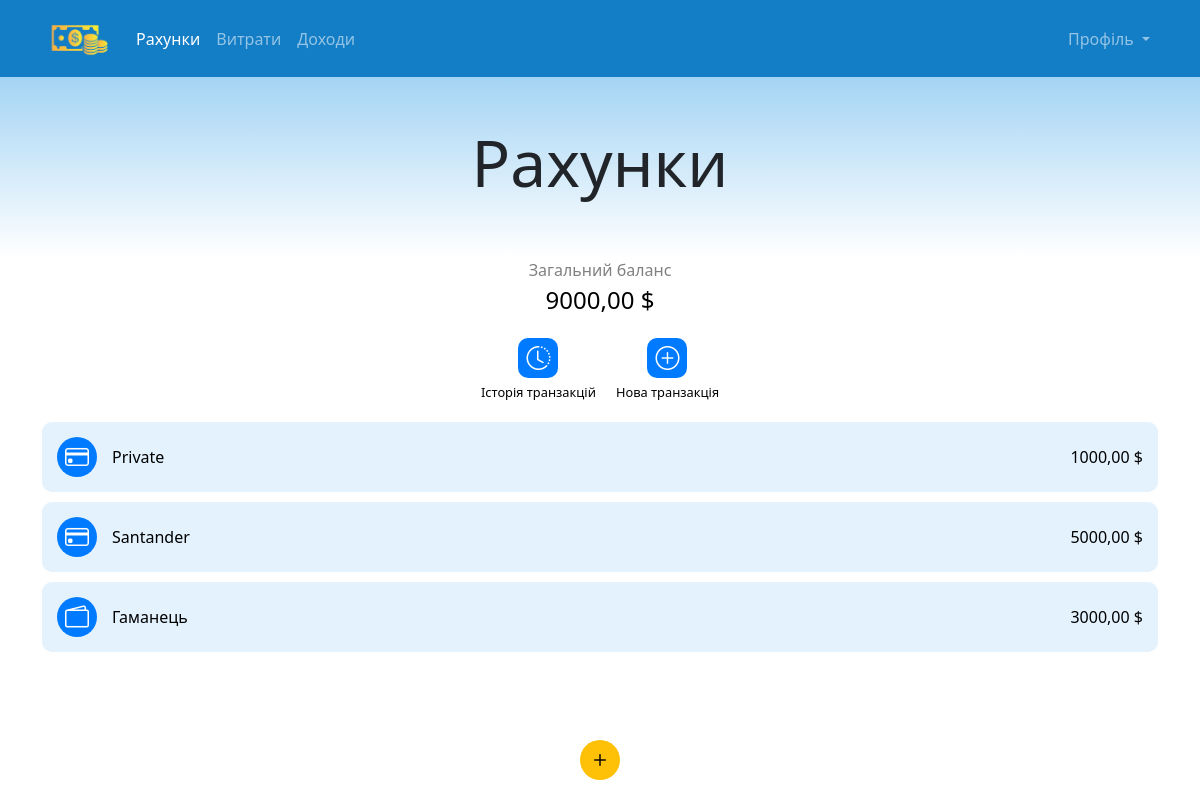
The app's page /finance/accounts/ (signed in) with its own data.
### finance/models.py (models this page shows, shortened)
class Account(models.Model):
    user = models.ForeignKey(User, on_delete=models.CASCADE)
    account_name = models.CharField(max_length=100, blank=False, null=False)
    account_amount = models.DecimalField(max_digits=10, decimal_places=2, blank=False, null=False)
    date_and_time_of_creation = models.DateTimeField(auto_now_add=True)
    category = models.ForeignKey(AccountCategory, on_delete=models.CASCADE, blank=False, null=False)
    is_active = models.BooleanField(default=True)
    class Meta:
        verbose_name = 'Рахунок'
        verbose_name_plural = 'Рахунки'

### pages/models.py (models this page shows, shortened)
class AccountCategory(models.Model):
    category_name = models.CharField(max_length=50, blank=False, null=False)
    icon_name = models.CharField(max_length=50, blank=False, null=False)
    class Meta:
        verbose_name = 'Категорія рахунків'
        verbose_name_plural = 'Категорії рахунків'

### finance/views.py (the view)
# urls.py: path('accounts/', views.accounts, name='accounts'),
@login_required
def accounts(request):
    user_accounts = Account.objects.filter(user=request.user, is_active=True).order_by('date_and_time_of_creation')
    total_balance = sum(account.account_amount for account in user_accounts)
    profile = request.user.profile
    currency_initials = profile.currency.initials if profile.currency else ''
    return render(request, 'finance/accounts.html', {'accounts': user_accounts, 'total_balance': total_balance,
    'currency_initials': currency_initials})

### finance/templates/finance/accounts.html (shortened to what this page needs)
{% extends 'finance/loyout_finance.html' %}
{% load static %}
{% block links %}
  <link href="{% static 'pages/css/general/header.css' %}" rel="stylesheet">
  <link href="{% static 'finance/css/accounts/total_balance.css' %}" rel="stylesheet">
  <link href="{% static 'finance/css/accounts/icon_buttons.css' %}" rel="stylesheet">
  <link href="{% static 'finance/css/accounts/accounts.css' %}" rel="stylesheet">
  <link href="{% static 'finance/css/accounts/add_button.css' %}" rel="stylesheet">
{% endblock %}
{% block accounts_active %}active{% endblock %}
{% block content %}
  <div class="container-fluid header text-center py-5">
    <h1 class="display-4">Рахунки</h1>
  </div>
  <div class="container total-balance">
    <span>Загальний баланс</span>
    <span class="total-amount">{{ total_balance }} {{ currency_initials }}</span>
  </div>
  <div class="container icon-buttons">
    <a href="{% url 'finance:transaction_history' %}" class="icon-button">
      <div class="icon">
        <i class="bi bi-clock-history"></i>
      </div>
      <span>Історія транзакцій</span>
    </a>
    <a href="{% url 'finance:new_transaction' %}" class="icon-button">
      <div class="icon">
        <i class="bi bi-plus-circle"></i>
      </div>
      <span>Нова транзакція</span>
    </a>
  </div>
  <div class="container accounts">
    {% for account in accounts %}
      <a href="{% url 'finance:edit_account' account.id %}" class="account-button">
        <div class="account-details">
          <i class="{{ account.category.icon_name }} account-icon"></i>
          <span>{{ account.account_name }}</span>
        </div>
        <span>{{ account.account_amount }} {{ currency_initials }}</span>
      </a>
    {% endfor %}
  </div>
  <a href="{% url 'finance:add_account' %}" class="fab">
    <i class="bi bi-plus"></i>
	</a>
{% endblock %}

### pages/static/pages/css/general/header.css (style rules this page uses)
.header { background: linear-gradient(180deg, #a4d4f4, #ffffff); }
@media (min-width: 332px) { .header h1 { font-size: 2.5rem; } }
@media (min-width: 576px) { .header h1 { font-size: 3rem; } }
@media (min-width: 768px) { .header h1 { font-size: 4rem; } }
@media (min-width: 992px) { .header h1 { font-size: 4rem; } }

### finance/static/finance/css/accounts/total_balance.css (style rules this page uses)
.total-balance { text-align: center; color: gray; margin-bottom: 20px; }
.total-balance span { display: block; }
.total-amount { font-size: 1.5rem; color: black; }

### finance/static/finance/css/accounts/accounts.css (style rules this page uses)
.accounts { margin-bottom: 80px; }
.account-button { display: flex; align-items: center; justify-content: space-between; background-color: #e3f2fd; border-radius: 10px; padding: 15px; margin: 10px 0; color: black; text-decoration: none; transition: transform 0.4s ease, background-color 0.4s ease; }
.account-icon { display: flex; align-items: center; justify-content: center; color: white; background-color: #007bff; border-radius: 50%; }
.account-details { display: flex; align-items: center; gap: 15px; }
@media (min-width: 576px) { .accounts span { font-size: 1rem;; } }
@media (min-width: 576px) { .account-icon { width: 40px; height: 40px; font-size: 1.5rem; } }

### finance/static/finance/css/accounts/add_button.css (style rules this page uses)
.fab { position: fixed; bottom: 20px; left: 50%; transform: translateX(-50%); width: 40px; height: 40px; background-color: #ffc107; color: black; border-radius: 50%; display: flex; align-items: center; justify-content: center; font-size: 1.5rem; transition: box-shadow 0.3s ease; text-decoration: none; box-shadow: none; }

### records on screen
Account: account_name "Private", account_amount "1000,00", currency_initials "$"
Account: account_name "Santander", account_amount "5000,00", currency_initials "$"
Account: account_name "Гаманець", account_amount "3000,00", currency_initials "$"

### other values on screen
{{ total_balance }} "9000,00"
{{ currency_initials }} "$"
